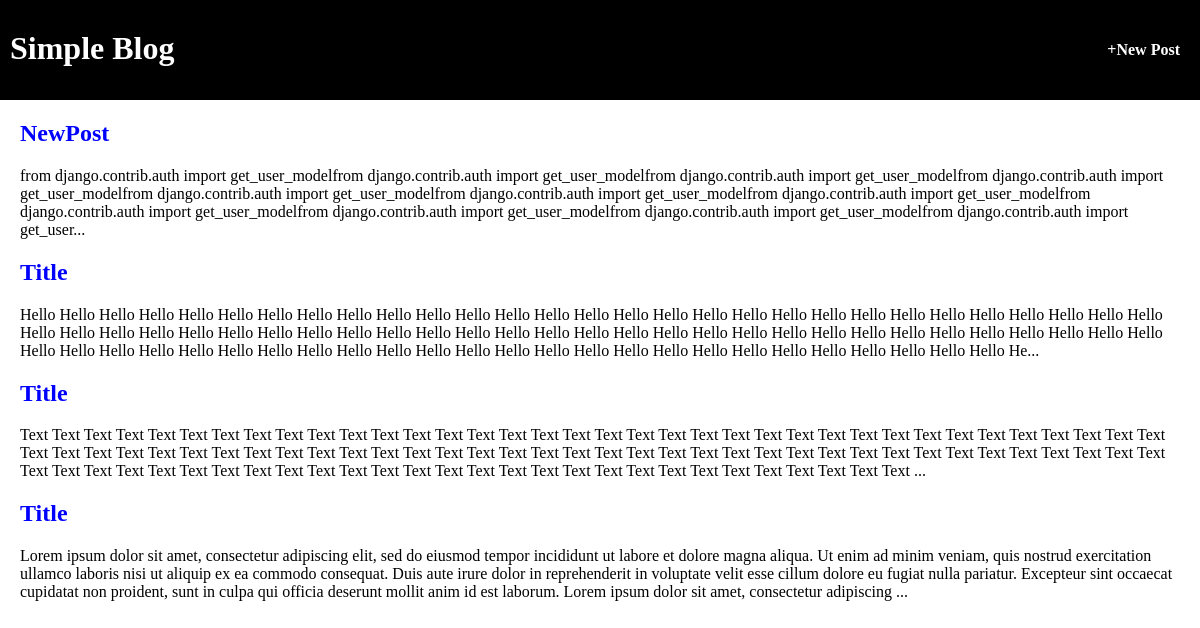
The app's page /, older data.
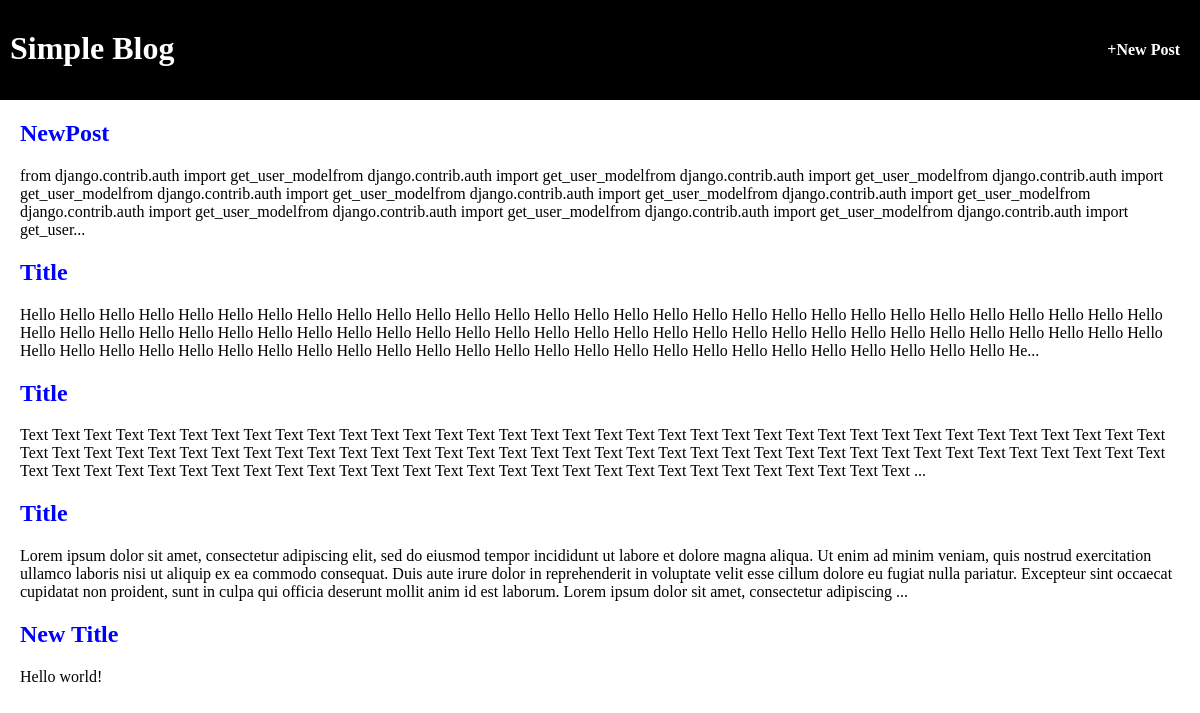
The same page, newer data.
### blog/models.py (models this page shows, shortened)
class Post(models.Model):
    title = models.CharField(max_length=20, default='')
    body = models.TextField()
    author = models.ForeignKey('auth.User', on_delete=models.CASCADE)
    def short_text(self):
        if len(self.body) > 500:
            return self.body[:500] + '...'
        else:
            return self.body

### blog/views.py (the view)
# urls.py: path('', BlogPostView.as_view(), name='home'),
class BlogPostView(ListView):
    model = Post
    template_name = 'home.html'

### templates/home.html (shortened to what this page needs)
{% extends 'base.html' %}
{% block header_content %}
    <h1 id = "page-header">Simple Blog</h1>
    {% block right_nav_content %}
        <a href="{% url 'create_post' %} " id="right-nav">+New Post</a>
    {% endblock right_nav_content %}
{% endblock header_content %}
{% block content %}
    {% for post in object_list %}
        <h2 id = "home-blog-title">
            <a href = "{% url 'post_detail' post.pk %}">{{ post.title }}</a>
        </h2>
        {{ post.short_text }}
    {% endfor %}
{% endblock content %}

Row changes from the older to the newer data that the page shows:
added Post: title "New Title", short_text "Hello world!"
